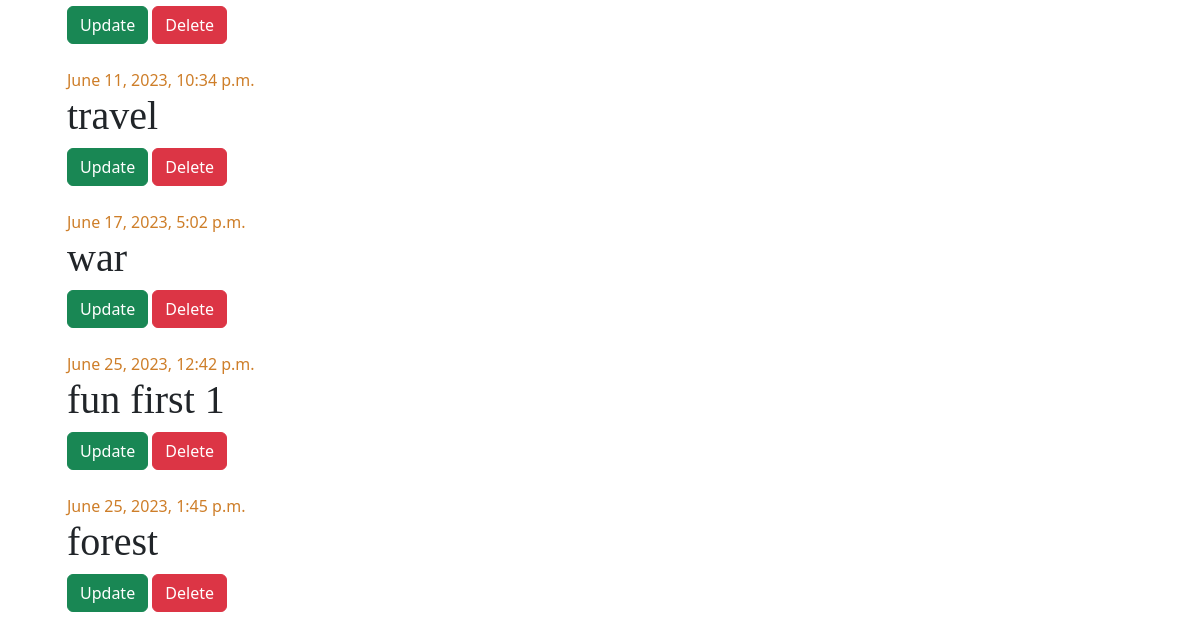
Before: /category-list/ (signed in, lower part) with the older database file.
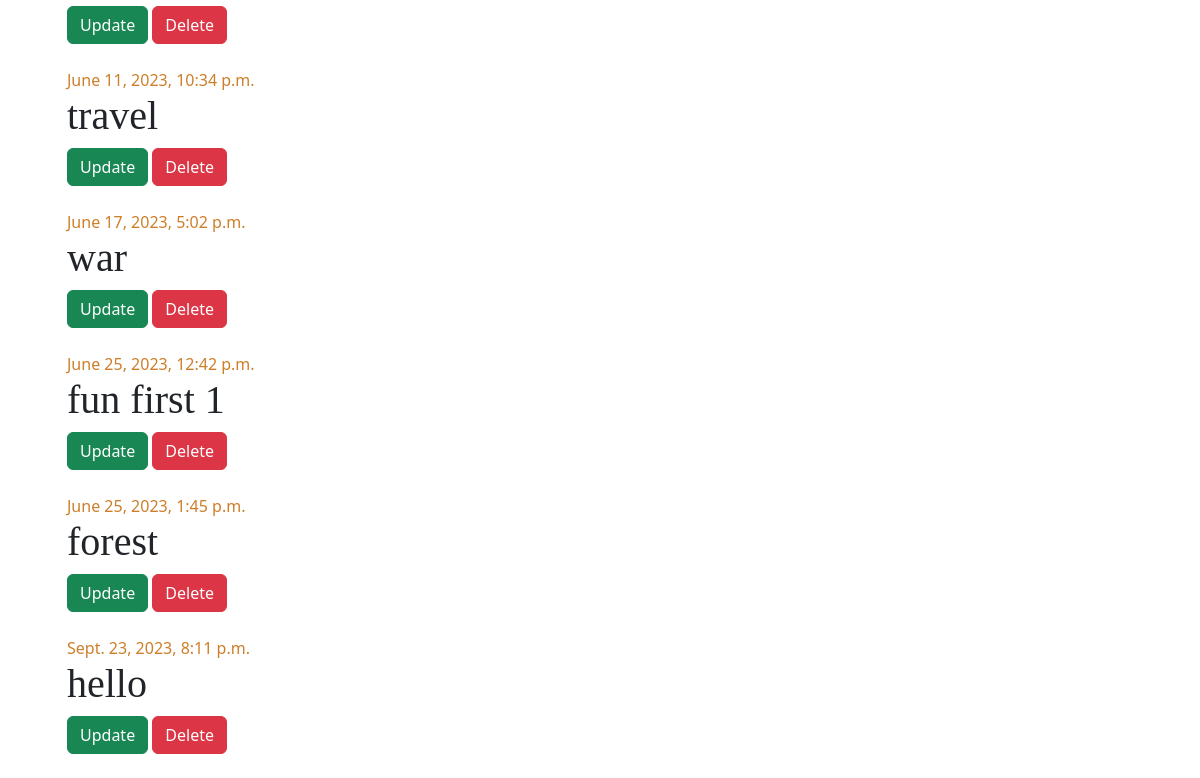
After: the same page with the newer database file.
### newspaper1_app/models.py (models this page shows, shortened)
class TimeStampModel(models.Model):
    created_at = models.DateTimeField(auto_now_add=True)
    updated_at = models.DateTimeField(auto_now=True)
    class Meta:
        abstract = True

class Category(TimeStampModel):
    name = models.CharField(max_length=20)

### newspaper1_app/views.py (the view)
class CategoryListView(LoginRequiredMixin, ListView):
    model = Category
    template_name = "news_admin/category_list.html"
    context_object_name = "categories"

### templates/news_admin/category_list.html (shortened to what this page needs)
{% extends "news_admin/base.html" %}
{% block content %}
    {% for category in categories %}
        <div class="category">
            {% if category.created_at %}<div class="date">{{ category.created_at }}</div>{% endif %}
            <h1>
                {{ category.name }}
            </h1>
            <div class="mb-4">
                <a href="{% url 'category-update' category.pk %}" class="btn btn-success">Update</a>
                <a href="{% url 'category-delete' category.pk %}" class="btn btn-danger">Delete</a>
            </div>
        </div>
    {% endfor %}
{% endblock content %}

Changed rows visible on the page:
added Category: created_at "Sept. 23, 2023, 8:11 p.m.", name "hello"
